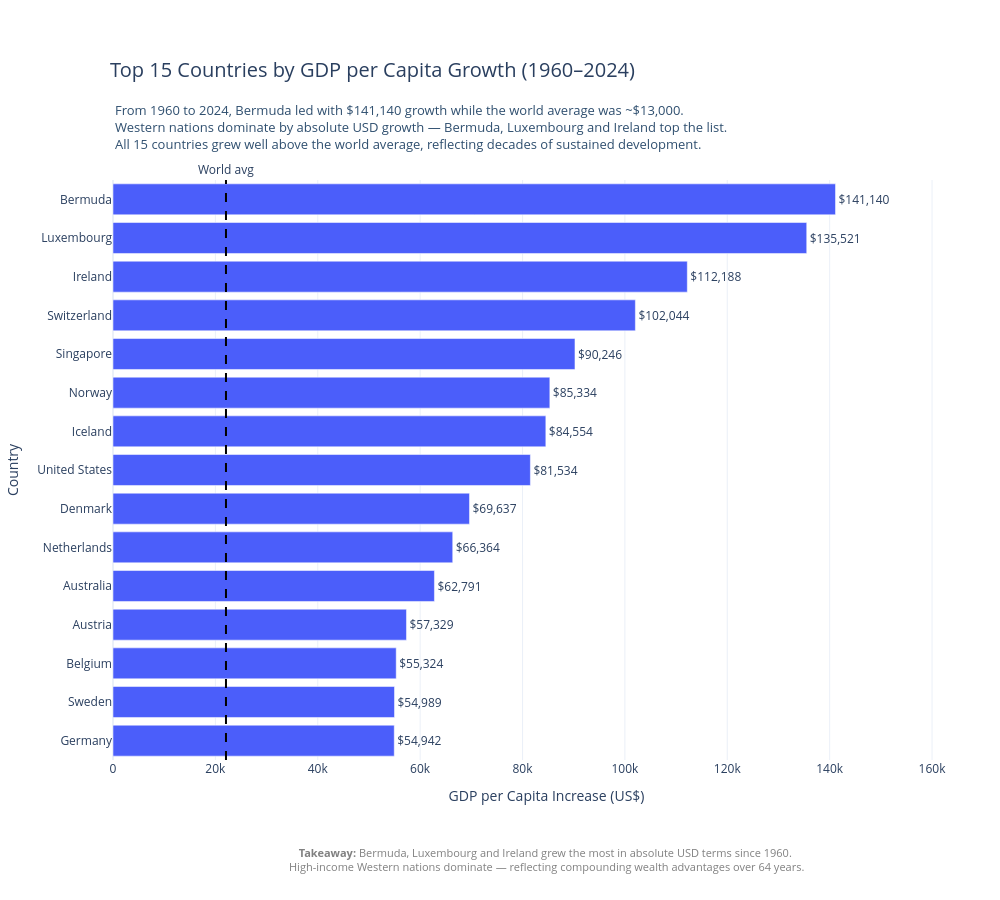

Notebook source saved alongside this figure:
### Markdown cell above
<h3>Question 2: Which countries had the highest GDP per capita growth (1960–2024)?</h3>

<h5>The analytical task is to rank and compare absolute GDP per capita growth in USD across countries
over a 64-year period. A horizontal bar chart is a strong fit because it excels at ranking comparisons
across many categories — the length of each bar directly encodes the magnitude of growth, making it
easy to compare countries at a glance. Bars are sorted from highest to lowest so the ranking is
immediately clear. An alternative would be a line chart. However, it would be weaker here because
with 15 countries plotted over 64 years, the chart becomes cluttered and the final ranking is harder
to read than a simple sorted bar. The key takeaway is that Bermuda, Luxembourg and Ireland dominate
by absolute USD growth, reflecting decades of financial services and economic development, while all
15 countries grew well above the world average of ~$13,000.</h5>

### Code cell
# ── Top 15 Countries by GDP per Capita Growth in USD (1960–2024) ──────────────

df_1960 = df1[df1["Year"] == 1960][["Country Name", "GDP_per_capita"]].rename(columns={"GDP_per_capita": "gdp_1960"})
df_2024 = df1[df1["Year"] == 2024][["Country Name", "GDP_per_capita"]].rename(columns={"GDP_per_capita": "gdp_2024"})

merged = pd.merge(df_1960, df_2024, on="Country Name")
merged["growth_usd"] = merged["gdp_2024"] - merged["gdp_1960"]

top15 = merged.sort_values("growth_usd", ascending=False).head(15)
world_avg_usd = merged["growth_usd"].mean()

# ── Plot ──────────────────────────────────────────────────────────────────────
fig = px.bar(
    top15.sort_values("growth_usd", ascending=True),
    x="growth_usd",
    y="Country Name",
    orientation="h",
    title="Top 15 Countries by GDP per Capita Growth (1960–2024)",
    labels={"growth_usd": "GDP per Capita Increase (US$)", "Country Name": "Country"},
    text="growth_usd",
    
    color_discrete_sequence=["#4B5EFA"]
    
)

fig.update_traces(
    texttemplate="$%{text:,.0f}",
    textposition="outside",
    hovertemplate="<b>%{y}</b><br>Growth: $%{x:,.0f}<extra></extra>"
)

fig.add_vline(
    x=world_avg_usd,
    line_dash="dash",
    line_color="black",
    annotation_text="World avg",
    annotation_position="top"
)

# ── Subtitle text below title ─────────────────────────────────────────────────
fig.add_annotation(
    x=0,
    y=1.14,
    xref="paper",
    yref="paper",
    text=(
        "From 1960 to 2024, Bermuda led with $141,140 growth while the world average was ~$13,000.<br>"
        "Western nations dominate by absolute USD growth — Bermuda, Luxembourg and Ireland top the list.<br>"
        "All 15 countries grew well above the world average, reflecting decades of sustained development."
    ),
    showarrow=False,
    font=dict(size=13, color="#2f4f6f"),
    align="left",
    xanchor="left"
)

# ── Bottom takeaway ───────────────────────────────────────────────────────────
fig.add_annotation(
    x=0.5,
    y=-0.2,
    xref="paper",
    yref="paper",
    text=(
        "<b>Takeaway:</b> Bermuda, Luxembourg and Ireland grew the most in absolute USD terms since 1960. "
        "<br>High-income Western nations dominate — reflecting compounding wealth advantages over 64 years."
    ),
    showarrow=False,
    font=dict(size=11, color="gray"),
    align="center",
    xanchor="center"
)

fig.update_layout(
    title=dict(
        text="Top 15 Countries by GDP per Capita Growth (1960–2024)",
        x=0.11,
        xanchor="left",
        y=0.93,
        yanchor="top",
        font=dict(size=20)    # ← change this number
    ),
    height=900,
    width=1000,
    xaxis_title="GDP per Capita Increase (US$)",
    yaxis_title="Country",
    uniformtext_minsize=8,
    uniformtext_mode="hide",
    xaxis_range=[0, merged["growth_usd"].max() * 1.2],
    paper_bgcolor="white",
    plot_bgcolor="white",
    margin=dict(l=40, r=20, t=180, b=140)
)

fig.show()

### Figure 1 — Plotly figure (JSON) as saved in the notebook; plotly's stock layout.template omitted (floating-point values rounded to 4 significant figures)
{"data": [{"hovertemplate": "<b>%{y}</b><br>Growth: $%{x:,.0f}<extra></extra>", "legendgroup": "", "marker": {"color": "#4B5EFA", "pattern": {"shape": ""}}, "name": "", "orientation": "h", "showlegend": false, "text": [54940.0, 54990.0, 55320.0, 57330.0, 62790.0, 66360.0, 69640.0, 81530.0, 84550.0, 85330.0, 90250.0, 102000.0, 112200.0, 135500.0, 141100.0], "textposition": "outside", "texttemplate": "$%{text:,.0f}", "type": "bar", "x": [54940.0, 54990.0, 55320.0, 57330.0, 62790.0, 66360.0, 69640.0, 81530.0, 84550.0, 85330.0, 90250.0, 102000.0, 112200.0, 135500.0, 141100.0], "xaxis": "x", "y": ["Germany", "Sweden", "Belgium", "Austria", "Australia", "Netherlands", "Denmark", "United States", "Iceland", "Norway", "Singapore", "Switzerland", "Ireland", "Luxembourg", "Bermuda"], "yaxis": "y"}], "layout": {"annotations": [{"showarrow": false, "text": "World avg", "x": 22070.0, "xanchor": "center", "xref": "x", "y": 1, "yanchor": "bottom", "yref": "y domain"}, {"align": "left", "font": {"color": "#2f4f6f", "size": 13}, "showarrow": false, "text": "From 1960 to 2024, Bermuda led with $141,140 growth while the world average was ~$13,000.<br>Western nations dominate by absolute USD growth — Bermuda, Luxembourg and Ireland top the list.<br>All 15 countries grew well above the world average, reflecting decades of sustained development.", "x": 0, "xanchor": "left", "xref": "paper", "y": 1.14, "yref": "paper"}, {"align": "center", "font": {"color": "gray", "size": 11}, "showarrow": false, "text": "<b>Takeaway:</b> Bermuda, Luxembourg and Ireland grew the most in absolute USD terms since 1960. <br>High-income Western nations dominate — reflecting compounding wealth advantages over 64 years.", "x": 0.5, "xanchor": "center", "xref": "paper", "y": -0.2, "yref": "paper"}], "barmode": "relative", "height": 900, "legend": {"tracegroupgap": 0}, "margin": {"b": 140, "l": 40, "r": 20, "t": 180}, "paper_bgcolor": "white", "plot_bgcolor": "white", "shapes": [{"line": {"color": "black", "dash": "dash"}, "type": "line", "x0": 22070.0, "x1": 22070.0, "xref": "x", "y0": 0, "y1": 1, "yref": "y domain"}], "title": {"font": {"size": 20}, "text": "Top 15 Countries by GDP per Capita Growth (1960–2024)", "x": 0.11, "xanchor": "left", "y": 0.93, "yanchor": "top"}, "uniformtext": {"minsize": 8, "mode": "hide"}, "width": 1000, "xaxis": {"anchor": "y", "domain": [0, 1], "range": [0, 169400.0], "title": {"text": "GDP per Capita Increase (US$)"}}, "yaxis": {"anchor": "x", "domain": [0, 1], "title": {"text": "Country"}}}}
